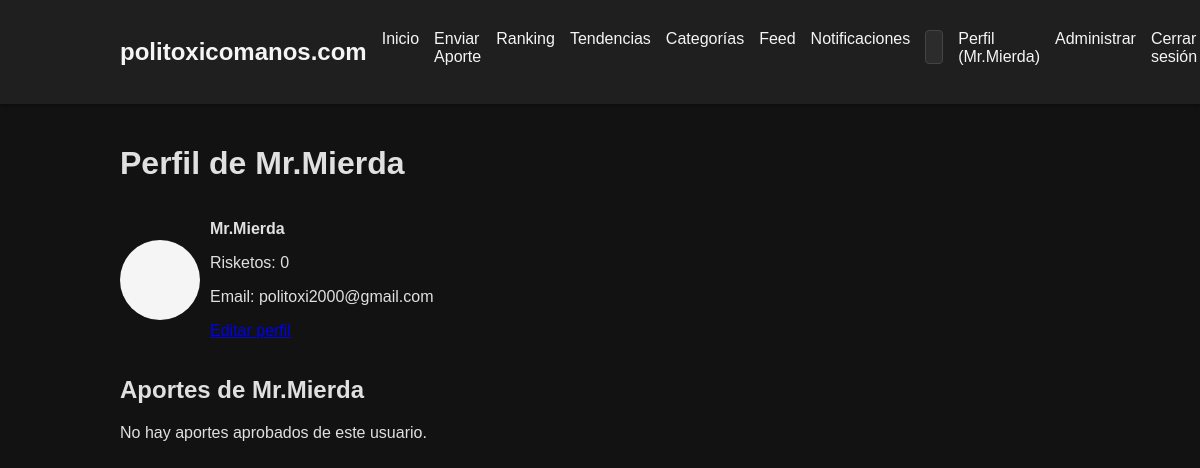
Page /profile/Mr.Mierda (signed in) on the committed database.
### app.py (models this page shows, shortened)
class User(db.Model):
    id = db.Column(db.Integer, primary_key=True)
    username = db.Column(db.String(80), unique=True, nullable=False)
    email = db.Column(db.String(120), unique=True, nullable=False)
    password_hash = db.Column(db.String(128), nullable=False)
    profile_pic = db.Column(db.String(200), default='default.png')
    points = db.Column(db.Integer, default=0)
    is_admin = db.Column(db.Boolean, default=False)
    is_muted = db.Column(db.Boolean, default=False)
    contributions = db.relationship('Contribution', backref='author', lazy=True)
    comments = db.relationship('Comment', backref='author', lazy=True)
    bio = db.Column(db.Text, default='')
    location = db.Column(db.String(120), default='')
    website = db.Column(db.String(120), default='')
    followers = db.relationship('Follower', foreign_keys='Follower.followed_id', backref='followed', lazy='dynamic')
    following = db.relationship('Follower', foreign_keys='Follower.follower_id', backref='follower', lazy='dynamic')
    notifications = db.relationship('Notification', backref='recipient', lazy=True)
    is_confirmed = db.Column(db.Boolean, default=False)
    confirmation_token = db.Column(db.String(100), nullable=True)

### app.py (the view)
@app.route('/profile/<username>')
def profile(username):
    user = User.query.filter_by(username=username).first_or_404()
    contributions = Contribution.query.filter_by(user_id=user.id, approved=True).order_by(Contribution.created_at.desc()).all()
    return render_template('profile.html', user=user, contributions=contributions)

### app.py (called while the page is built)
@app.context_processor
def inject_user():
    user_id = session.get('user_id')
    if user_id:
        user = User.query.get(user_id)
        if user:
            unread_notifications = Notification.query.filter_by(user_id=user.id, is_read=False).count()
            return dict(current_user=user, unread_notifications=unread_notifications)
        session.pop('user_id', None)
    return dict(current_user=None, unread_notifications=0)

### templates/profile.html (shortened to what this page needs)
{% extends 'base.html' %}
{% block content %}
<h1>Perfil de {{ user.username }}</h1>
<div class="contribution-header" style="margin-bottom:20px;">
    <img src="{{ url_for('uploaded_file', filename='profile_pics/' + (user.profile_pic or 'default.png')) }}" alt="Avatar" style="width:80px; height:80px;">
    <div>
        <p><strong>{{ user.username }}</strong></p>
        <p>Risketos: {{ user.points }}</p>
        {% if current_user and current_user.id == user.id %}
        <p>Email: {{ user.email }}</p>
        <p><a href="{{ url_for('edit_profile') }}">Editar perfil</a></p>
        {% endif %}
    </div>
</div>
<h2>Aportes de {{ user.username }}</h2>
{% if contributions %}
    {% for c in contributions %}
    <div class="contribution">
        <div class="contribution-title"><a href="{{ url_for('view_contribution', contrib_id=c.id) }}">{{ c.title }}</a></div>
        <small>{{ c.created_at.strftime('%d/%m/%Y %H:%M') }}</small>
    </div>
    {% endfor %}
{% else %}
    <p>No hay aportes aprobados de este usuario.</p>
{% endif %}
{% endblock %}

### templates/base.html (shortened to what this page needs)
<!DOCTYPE html>
<html lang="es">
<head>
    <link rel="stylesheet" href="{{ url_for('static', filename='css/style.css') }}">
</head>
<body>
    <nav class="navbar">
        <div class="container">
            <a class="navbar-brand" href="{{ url_for('home') }}">politoxicomanos.com</a>
            <ul class="navbar-links">
                <li><a href="{{ url_for('home') }}">Inicio</a></li>
                {% if current_user %}
                <li><a href="{{ url_for('submit') }}">Enviar Aporte</a></li>
                <li><a href="{{ url_for('ranking') }}">Ranking</a></li>
                <li><a href="{{ url_for('trending') }}">Tendencias</a></li>
                <li><a href="{{ url_for('categories_list') }}">Categorías</a></li>
                <li><a href="{{ url_for('feed') }}">Feed</a></li>
                <li><a href="{{ url_for('notifications') }}">Notificaciones{% if unread_notifications %} ({{ unread_notifications }}){% endif %}</a></li>
                <li>
                    <form action="{{ url_for('search') }}" method="GET" class="search-form">
                        <input type="text" name="q" placeholder="Buscar..." class="search-input">
                    </form>
                </li>
                <li><a href="{{ url_for('profile', username=current_user.username) }}">Perfil ({{ current_user.username }})</a></li>
                {% if current_user.is_admin %}
                <li><a href="{{ url_for('admin_dashboard') }}">Administrar</a></li>
                {% endif %}
                <li><a href="{{ url_for('logout') }}">Cerrar sesión</a></li>
                {% else %}
                <li><a href="{{ url_for('trending') }}">Tendencias</a></li>
                <li><a href="{{ url_for('categories_list') }}">Categorías</a></li>
                <li><a href="{{ url_for('ranking') }}">Ranking</a></li>
                <li><a href="{{ url_for('login') }}">Iniciar Sesión</a></li>
                <li><a href="{{ url_for('register') }}">Registrarse</a></li>
                {% endif %}
            </ul>
        </div>
    </nav>
    <div class="container">
        {% block content %}
        {% endblock %}
    </div>
</body>
</html>

### static/css/style.css (style rules this page uses)
body { margin: 0; font-family: Arial, Helvetica, sans-serif; background-color: #121212; color: #e0e0e0; }
.container { max-width: 960px; margin: 0 auto; padding: 20px; }
.navbar { background-color: #1f1f1f; color: #f5f5f5; padding: 10px 0; box-shadow: 0 2px 4px rgba(0, 0, 0, 0.3); }
.navbar .container { display: flex; justify-content: space-between; align-items: center; }
.navbar-brand { color: #f5f5f5; text-decoration: none; font-size: 24px; font-weight: bold; }
.navbar-links { list-style: none; margin: 0; padding: 0; display: flex; }
.navbar-links li { margin-left: 15px; }
.navbar-links a { color: #f5f5f5; text-decoration: none; font-size: 16px; transition: color 0.2s; }
form input[type="text"], form input[type="password"], form input[type="email"], form textarea { width: 100%; padding: 8px; margin-bottom: 10px; border: 1px solid #444; border-radius: 4px; box-sizing: border-box; background-color: #2c2c2c; color: #e0e0e0; }
.contribution-header { display: flex; align-items: center; margin-bottom: 10px; }
.contribution-header img { width: 40px; height: 40px; border-radius: 50%; margin-right: 10px; object-fit: cover; }
.search-form { display: flex; align-items: center; }
.search-input { padding: 6px 10px; border: 1px solid #444; border-radius: 4px; background-color: #2c2c2c; color: #e0e0e0; font-size: 14px; }
.search-input::placeholder { color: #888; }

### rows in the picture
User: username "Mr.Mierda", profile_pic (placeholder picture), points "0", email "politoxi2000@gmail.com"
